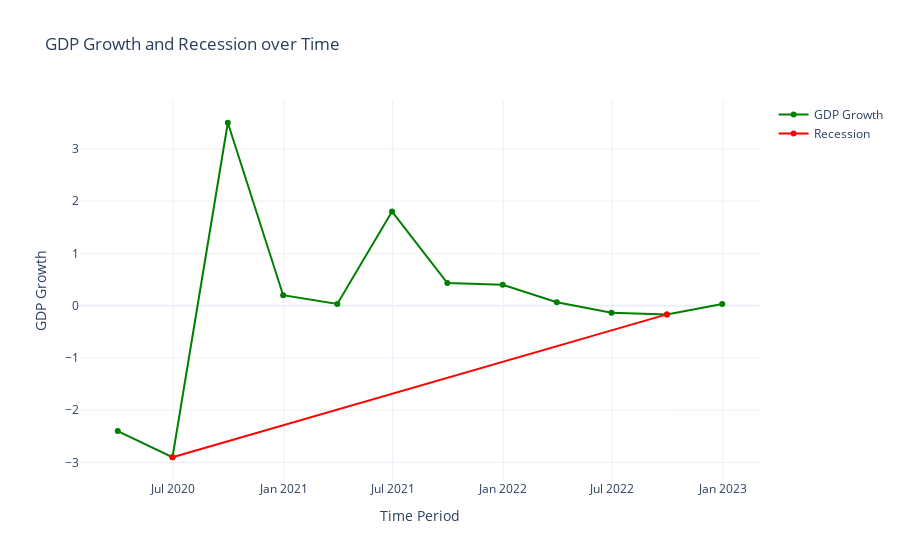

Here is the notebook cell this chart was saved with:
### Markdown cell above
- Now let's calculate and analyze recession based on quarterly GDP growth

### Code cell
# Calculate recession based on quarterly GDP growth
quarterly_data['Recession'] = ((quarterly_data['GDP Growth'] < 0) & (quarterly_data['GDP Growth'].shift(1) < 0))

# Fill missing values with False (since the first quarter cannot be in a recession)
quarterly_data.fillna(False, inplace=True)

# Plot the GDP growth and recession data
fig = go.Figure()
fig.add_trace(go.Scatter(x=quarterly_data.index, y=quarterly_data['GDP Growth'], name='GDP Growth', line=dict(color='green', width=2)))

fig.add_trace(go.Scatter(x=quarterly_data[quarterly_data['Recession']].index, y=quarterly_data[quarterly_data['Recession']]['GDP Growth'], name='Recession', line=dict(color='red', width=2)))

fig.update_layout(title='GDP Growth and Recession over Time', xaxis_title='Time Period', yaxis_title='GDP Growth')

fig.show()

pio.write_image(fig, './images/image2.png')

### Figure 1 — Plotly figure (JSON) as saved in the notebook; plotly's stock layout.template omitted (floating-point values rounded to 4 significant figures)
{"data": [{"line": {"color": "green", "width": 2}, "name": "GDP Growth", "type": "scatter", "x": ["2020-03-31T00:00:00", "2020-06-30T00:00:00", "2020-09-30T00:00:00", "2020-12-31T00:00:00", "2021-03-31T00:00:00", "2021-06-30T00:00:00", "2021-09-30T00:00:00", "2021-12-31T00:00:00", "2022-03-31T00:00:00", "2022-06-30T00:00:00", "2022-09-30T00:00:00", "2022-12-31T00:00:00"], "y": [-2.4, -2.9, 3.5, 0.2, 0.03333, 1.8, 0.4333, 0.4, 0.06667, -0.1333, -0.1667, 0.03333]}, {"line": {"color": "red", "width": 2}, "name": "Recession", "type": "scatter", "x": ["2020-06-30T00:00:00", "2022-09-30T00:00:00"], "y": [-2.9, -0.1667]}], "layout": {"title": {"text": "GDP Growth and Recession over Time"}, "xaxis": {"title": {"text": "Time Period"}}, "yaxis": {"title": {"text": "GDP Growth"}}}}
